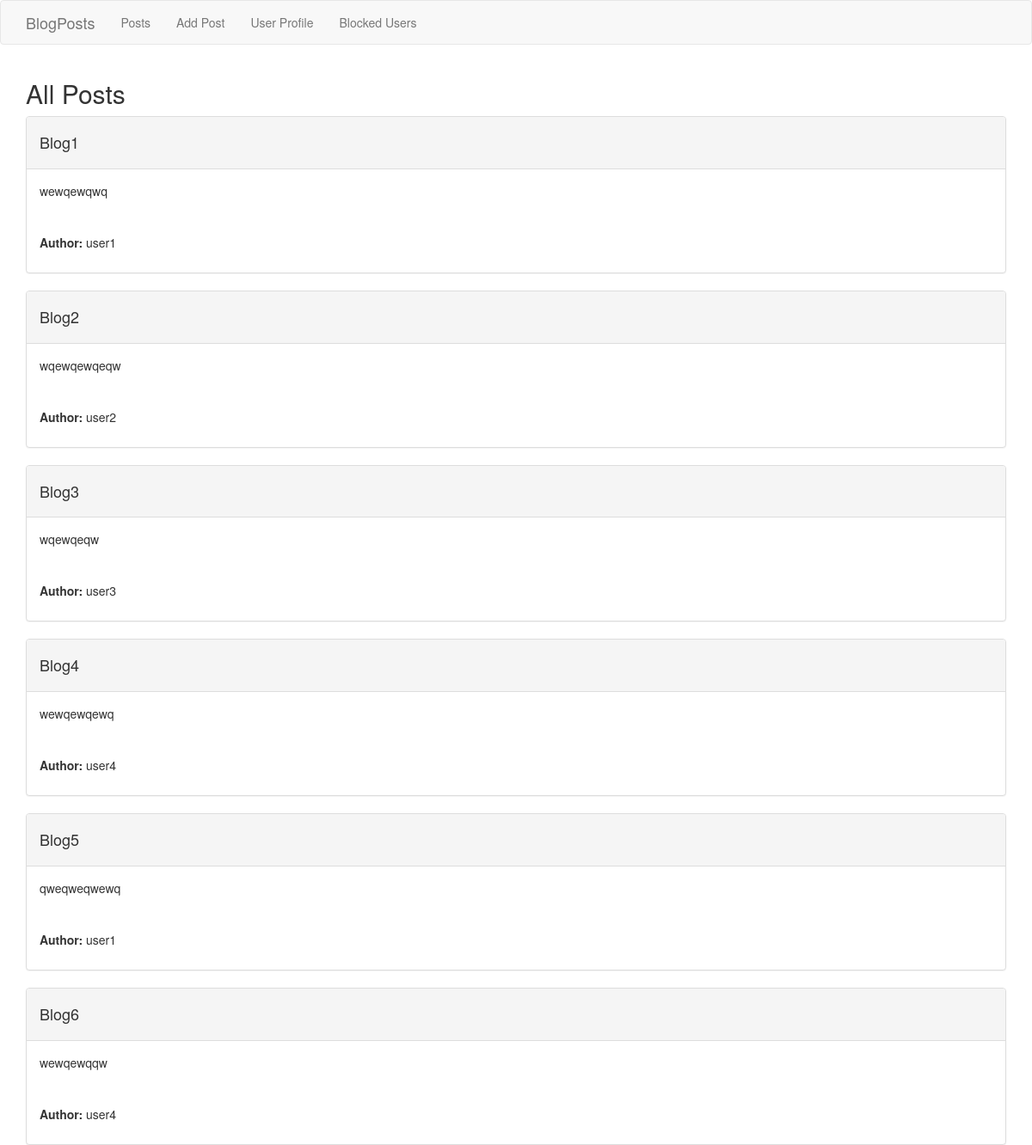
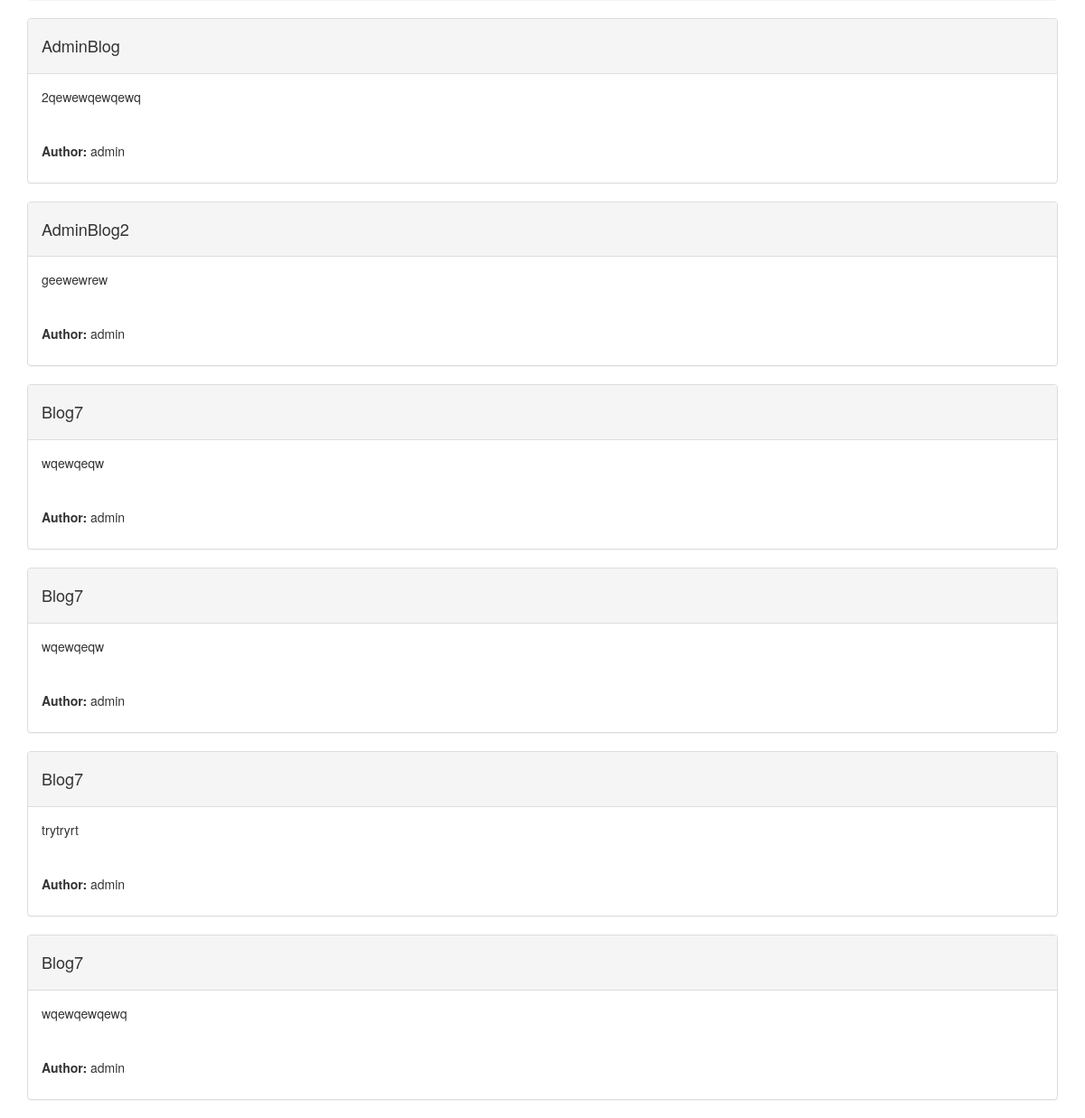
/posts/, run on the app's committed database (2 pictures, top to bottom).
### BlogPosts/models.py (models this page shows, shortened)
class Blog(models.Model):
    title = models.CharField(max_length=30)
    author = models.ForeignKey(UserProfile, on_delete=models.CASCADE)
    content = models.TextField()
    creation_date = models.DateTimeField(auto_now_add=True)
    last_modified = models.DateTimeField(auto_now=True)

class UserProfile(models.Model):
    user = models.ForeignKey(User, on_delete=models.CASCADE)
    name = models.CharField(max_length=20)
    surname = models.CharField(max_length=50)
    image = models.CharField(max_length=100, null=True, blank=True)
    interests = models.CharField(max_length=100, null=True, blank=True)
    skills = models.CharField(max_length=100, null=True, blank=True)
    profession = models.CharField(max_length=100, null=True, blank=True)

### BlogPosts/views.py (the view)
# urls.py: path("posts/", get_posts, name="get_posts"),
def get_posts(request):
    qs = Blog.objects.all()
    context = {"blogs": qs}
    return render(request, "posts.html", context)

### templates/posts.html (shortened to what this page needs)
<!DOCTYPE html>
<html lang="en">
<head>
    <link rel="stylesheet" href="https://maxcdn.bootstrapcdn.com/bootstrap/3.4.1/css/bootstrap.min.css">
</head>
<body>
<nav class="navbar navbar-default">
        <div class="container">
            <div class="navbar-header">
                <a class="navbar-brand" href="#">BlogPosts</a>
            </div>
            <ul class="nav navbar-nav">
                <li><a href="{% url 'get_posts' %}">Posts</a></li>
                <li><a href="{% url 'add_post' %}">Add Post</a></li>
                <li><a href="{% url 'get_user_profile' %}">User Profile</a></li>
                <li><a href="{% url 'get_blocked_users' %}">Blocked Users</a></li>
            </ul>
        </div>
    </nav>
<div class="container">
  <h2>All Posts</h2>
{% for blog in blogs %}
    <div class="panel panel-default">
        <div class="panel-heading">
            <h4>{{ blog.title }}</h4>
        </div>
        <div class="panel-body">
            <p>{{ blog.content }}</p>
        </div>
        <div class="panel-body">
            <p><strong>Author: </strong>{{ blog.author.name }}</p>
        </div>
    </div>
{% empty %}
    <p>No posts found.</p>
{% endfor %}
</div>
</body>
</html>

### data on the page
Blog: title "Blog1", content "wewqewqwq", author.name "user1"
Blog: title "Blog2", content "wqewqewqeqw", author.name "user2"
Blog: title "Blog3", content "wqewqeqw", author.name "user3"
Blog: title "Blog4", content "wewqewqewq", author.name "user4"
Blog: title "Blog5", content "qweqweqwewq", author.name "user1"
Blog: title "Blog6", content "wewqewqqw", author.name "user4"
Blog: title "AdminBlog", content "2qewewqewqewq", author.name "admin"
Blog: title "AdminBlog2", content "geewewrew", author.name "admin"
Blog: title "Blog7", content "wqewqeqw", author.name "admin"
Blog: title "Blog7", content "wqewqeqw", author.name "admin"
Blog: title "Blog7", content "trytryrt", author.name "admin"
Blog: title "Blog7", content "wqewqewqewq", author.name "admin"
